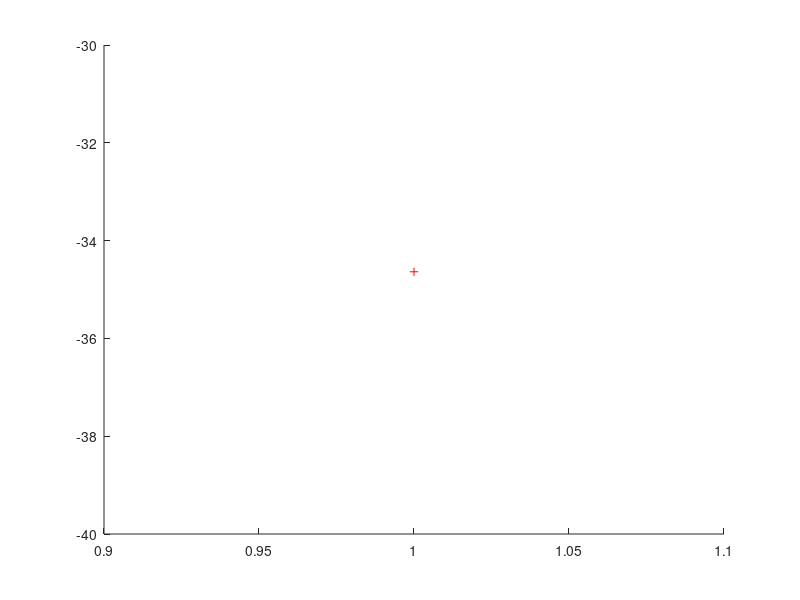

The MATLAB script that drew this image: (Note: this script raises an error after producing the figure.)
function bh = plot_boxMean(varargin)
% plots a box plot or bar (mean + se) of the data mat and the average.
% handles both single group and multiple group data
%
% INPUT:
%   dataMat     matrix or cell array of matrices. For grouped data, each cell
%               contains a matrix where columns are subgroups
%   xVal        x-axis values (optional, default: 1:n)
%   clr         color matrix, one row per group
%   alphaIdx    transparency values
%   allPnts     logical, whether to plot individual points
%   plotType    'allPnts', 'box' or 'bar'
%   axh         axis handle
%   grpNames    cell array of group names (optional)
%
% 10 jan 24 LH

%%%%%%%%%%%%%%%%%%%%%%%%%%%%%%%%%%%%%%%%%%%%%%%%%%%%%%%%%%%%%%%%%%%%%%%%%%%
% arguments
%%%%%%%%%%%%%%%%%%%%%%%%%%%%%%%%%%%%%%%%%%%%%%%%%%%%%%%%%%%%%%%%%%%%%%%%%%%
p = inputParser;
addOptional(p, 'dataMat', [], @(x) isnumeric(x) || iscell(x));
addOptional(p, 'xVal', [], @isnumeric);
addOptional(p, 'clr', [0, 0, 0]);
addOptional(p, 'alphaIdx', []);
addOptional(p, 'plotType', 'box', @ischar);
addOptional(p, 'axh', []);
addOptional(p, 'grpNames', []);

parse(p, varargin{:})
dataMat = p.Results.dataMat;
xVal = p.Results.xVal;
clr = p.Results.clr;
alphaIdx = p.Results.alphaIdx;
plotType = p.Results.plotType;
axh = p.Results.axh;
grpNames = p.Results.grpNames;

%%%%%%%%%%%%%%%%%%%%%%%%%%%%%%%%%%%%%%%%%%%%%%%%%%%%%%%%%%%%%%%%%%%%%%%%%%%
% preparations
%%%%%%%%%%%%%%%%%%%%%%%%%%%%%%%%%%%%%%%%%%%%%%%%%%%%%%%%%%%%%%%%%%%%%%%%%%%

% convert to cell if matrix input
if isnumeric(dataMat)
    dataMat = {dataMat};
end

% get dimensions
n_grps = length(dataMat);
n_subgrps = cellfun(@(x) size(x,2), dataMat);

% prepare x values
if isempty(xVal)
    xVal = 1 : max(n_subgrps);
end

% calculate offsets for grouped data
if n_grps > 1
    grp_width = 0.8 / n_grps;  % total width of 0.8 for all groups
    offsets = linspace(-0.4 + grp_width/2, 0.4 - grp_width/2, n_grps);
else
    grp_width = 0.8;
    offsets = 0;
end

% prepare colors
if isempty(clr)
    clr = repmat([0, 0, 0], n_grps, 1);
elseif size(clr, 1) == 1
    clr = repmat(clr, n_grps, 1);
end

% prepare transparency
if isempty(alphaIdx)
    alphaIdx = linspace(0.5, 1, n_grps);
end
if isscalar(alphaIdx)
    alphaIdx = repmat(alphaIdx, 1, n_grps);
end

% prepare figure axis
if isempty(axh)
    fh = figure;
    axh = gca;
end
hold(axh, 'on')

%%%%%%%%%%%%%%%%%%%%%%%%%%%%%%%%%%%%%%%%%%%%%%%%%%%%%%%%%%%%%%%%%%%%%%%%%%%
% plot
%%%%%%%%%%%%%%%%%%%%%%%%%%%%%%%%%%%%%%%%%%%%%%%%%%%%%%%%%%%%%%%%%%%%%%%%%%%

% plot each group
for igrp = 1 : n_grps
    curr_data = dataMat{igrp};
    curr_x = xVal + offsets(igrp);

    % add individual points
    if strcmp(plotType, 'allPnts')
        for isub = 1 : size(curr_data, 1)
            valid_data = curr_data(isub, :);
            valid_data = valid_data(~isnan(valid_data));

            jitter = (grp_width/2) .* rand(length(valid_data), 1) - grp_width/4;
            xval = ones(size(valid_data)) * curr_x(isub) + jitter;

            plot(axh, xval, valid_data, '.',...
                'MarkerSize', 5, 'Color', clr(igrp, :),...
                'MarkerEdgeColor', clr(igrp, :), 'HandleVisibility', 'off');
        end

        % add mean markers
        bh(igrp) = plot(axh, curr_x, mean(curr_data, 2, 'omitnan'), 'kd',...
            'markerfacecolor', clr(igrp, :), 'MarkerSize', 10,...
            'HandleVisibility', 'off');

    elseif strcmp(plotType, 'box')
        % box plot
        bh = boxplot(axh, curr_data', 'Positions', curr_x,...
            'PlotStyle', 'traditional', 'Whisker', 2,...
            'Labels', {}, 'Color', clr(igrp,:));

        % color boxes
        bh = findobj(axh, 'Tag', 'Box');
        bh = flipud(bh((end - size(curr_data, 1) + 1) : end));

        for ibox = 1:length(bh)
            patch(get(bh(ibox), 'XData'), get(bh(ibox), 'YData'),...
                clr(igrp,:), 'FaceAlpha', alphaIdx(igrp))
        end

    elseif strcmp(plotType, 'bar')
        % calculate stats
        means = mean(curr_data, 2, 'omitnan');
        n = sum(~isnan(curr_data), 2);
        sem = std(curr_data, [], 2, 'omitnan') ./ sqrt(n);

        % plot bars
        bh(igrp) = bar(axh, curr_x, means, grp_width);
        bh(igrp).CData = clr(igrp,:);
        bh(igrp).FaceColor = 'flat';
        bh(igrp).FaceAlpha = alphaIdx(igrp);

        % add error bars
        errorbar(curr_x, means, [], sem, 'k', 'linestyle', 'none',...
            'tag', 'barError');
    end
end

%%%%%%%%%%%%%%%%%%%%%%%%%%%%%%%%%%%%%%%%%%%%%%%%%%%%%%%%%%%%%%%%%%%%%%%%%%%
% finalize
%%%%%%%%%%%%%%%%%%%%%%%%%%%%%%%%%%%%%%%%%%%%%%%%%%%%%%%%%%%%%%%%%%%%%%%%%%%

% set axis properties
if ~isempty(grpNames)
    legend(grpNames, 'Location', 'northwest')
end

xlim(axh, [min(xVal)-0.5, max(xVal)+0.5])
xticks(axh, xVal)

% remove temporary boxplot legends
legend_entries = findobj(axh, 'Tag', 'Box');
for i = 1 : length(legend_entries)
    set(legend_entries(i), 'HandleVisibility', 'off');
end

end